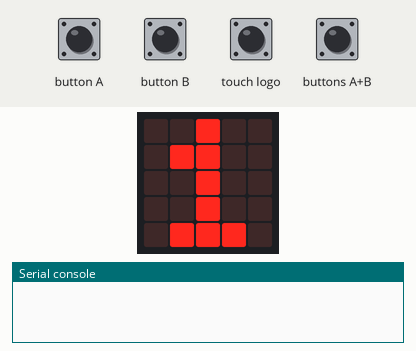
Bench run of a program on a simulated BBC micro:bit (MakeCode). Parts: the board's 5×5 LED display, the last lines printed to the serial console. The test bench sets the inputs (shaded band). No radio messages arrive unless stated (any console line starting 'radio sent:' is added by the test bench).

Above: at 0.1 s.
2.2 s: button A pressed for 1 s
At 2.9 s:
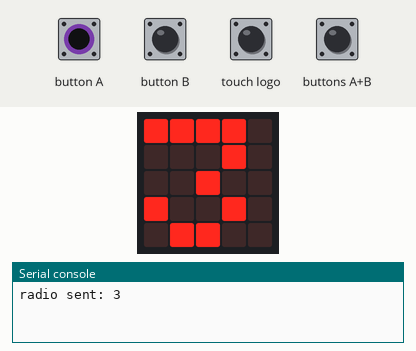
4.8 s: button B pressed for 1 s
At 5.7 s:
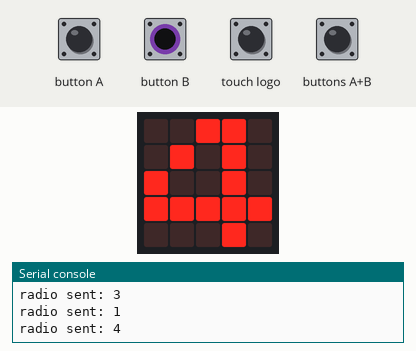
7.4 s: buttons A+B pressed for 0.15 s
At 8.0 s:
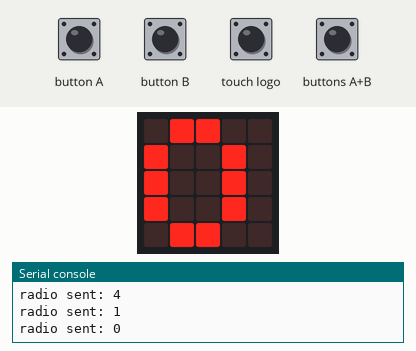
Timing chart, 0 to 10.4 s (numbered marks = the images above; inputs shaded):
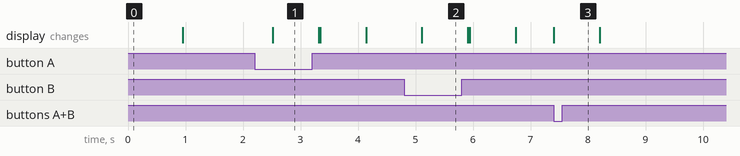

The program:

main.ts
```typescript
input.onLogoEvent(TouchButtonEvent.LongPressed, function () {

})
input.onButtonPressed(Button.A, function () {
    isLong = 0
    ismae += 1
    if (ismae == 2) {
        isLong = 0
        isshort = 0
        ismae = 0
        isusiro = 0
        radio.sendNumber(1)
        basic.showNumber(1)
        basic.pause(50)
        basic.clearScreen()
    }
})
input.onButtonPressed(Button.B, function () {
    isLong = 0
    isusiro += 1
    if (isusiro == 2) {
        isLong = 0
        isshort = 0
        ismae = 0
        isusiro = 0
        radio.sendNumber(2)
        basic.showNumber(2)
        basic.pause(50)
        basic.clearScreen()
    }
})
input.onLogoEvent(TouchButtonEvent.Pressed, function () {

})
let isusiro = 0
let ismae = 0
let isLong = 0
let isshort = 0
isshort = 0
isLong = 0
radio.setGroup(1)
radio.setTransmitPower(7)
let id = 1
basic.showNumber(id)
basic.pause(200)
basic.clearScreen()
basic.forever(function () {
    if (input.buttonIsPressed(Button.AB)) {
        isLong = 0
        isshort = 0
        ismae = -1
        isusiro = -1
        radio.sendNumber(0)
        basic.showNumber(0)
        basic.pause(50)
        basic.clearScreen()
    }
    if (input.buttonIsPressed(Button.A)) {
        isLong += 1
        if (isLong > 10) {
            isshort = 1
            ismae = 0
            isusiro = 0
            radio.sendNumber(3)
            basic.showNumber(3)
            basic.pause(50)
            basic.clearScreen()
        }
    } else {
        if (isshort == 1) {
            isLong = 0
            isshort = 0
            radio.sendNumber(1)
            basic.showNumber(1)
            basic.pause(50)
            basic.clearScreen()
        }
    }
    if (input.buttonIsPressed(Button.B)) {
        isLong += 1
        if (isLong > 10) {
            isshort = 2
            ismae = 0
            isusiro = 0
            radio.sendNumber(4)
            basic.showNumber(4)
            basic.pause(50)
            basic.clearScreen()
        }
    } else {
        if (isshort == 2) {
            isLong = 0
            isshort = 0
            radio.sendNumber(1)
            basic.showNumber(1)
            basic.pause(50)
            basic.clearScreen()
        }
    }
    basic.pause(10)
})
```

test.ts
```typescript
// テストはここに来ます。このパッケージが拡張機能として使用されるときにはコンパイルされません。
```

Measured:
- after the input at 2.2 s, the display: changes after 0.31 s (image 1)
- after the input at 4.8 s, the display: changes after 0.31 s (image 2)
- after the input at 7.4 s, the display: changes at once (image 3)
